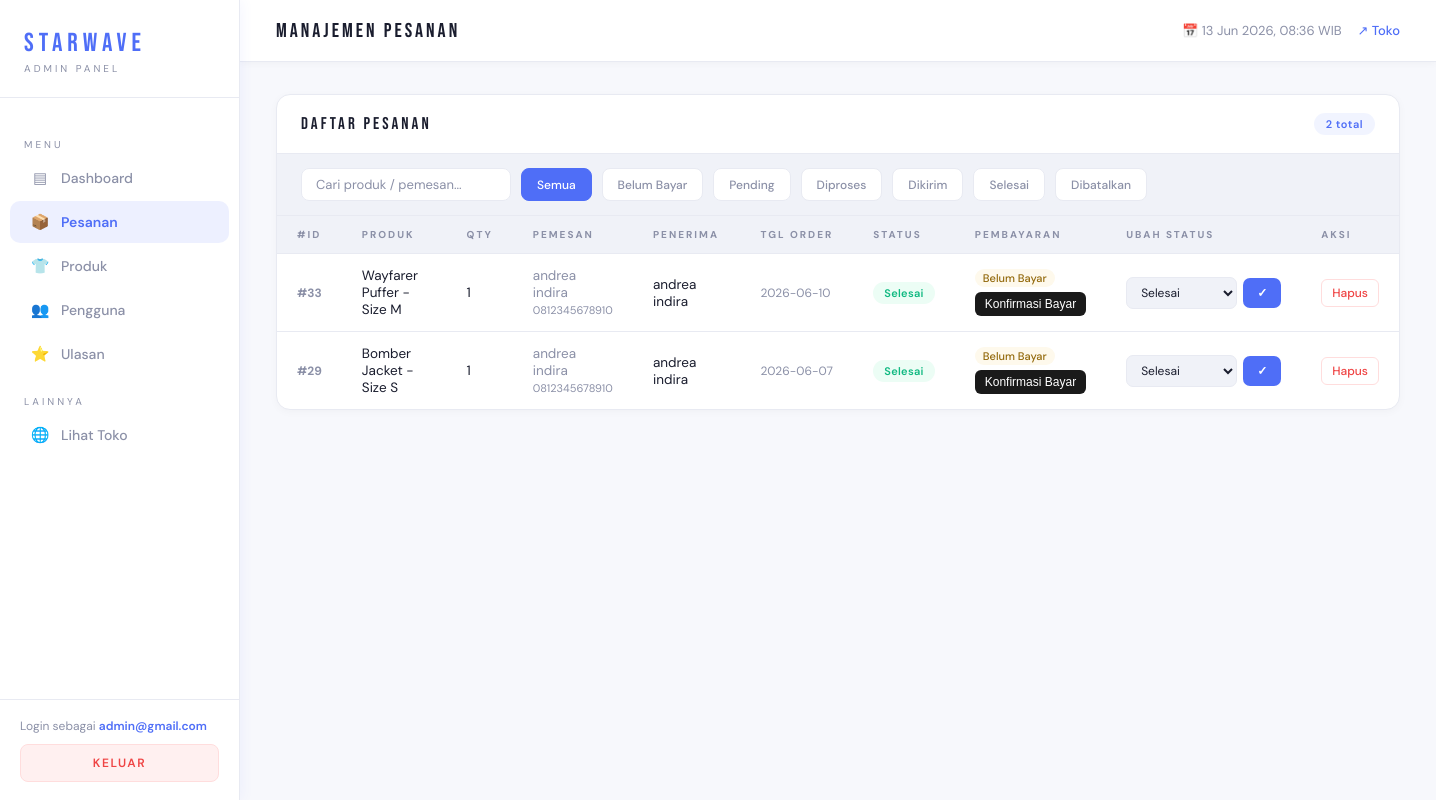
Before: /admin/pesanan.php (signed in) with the older database file.
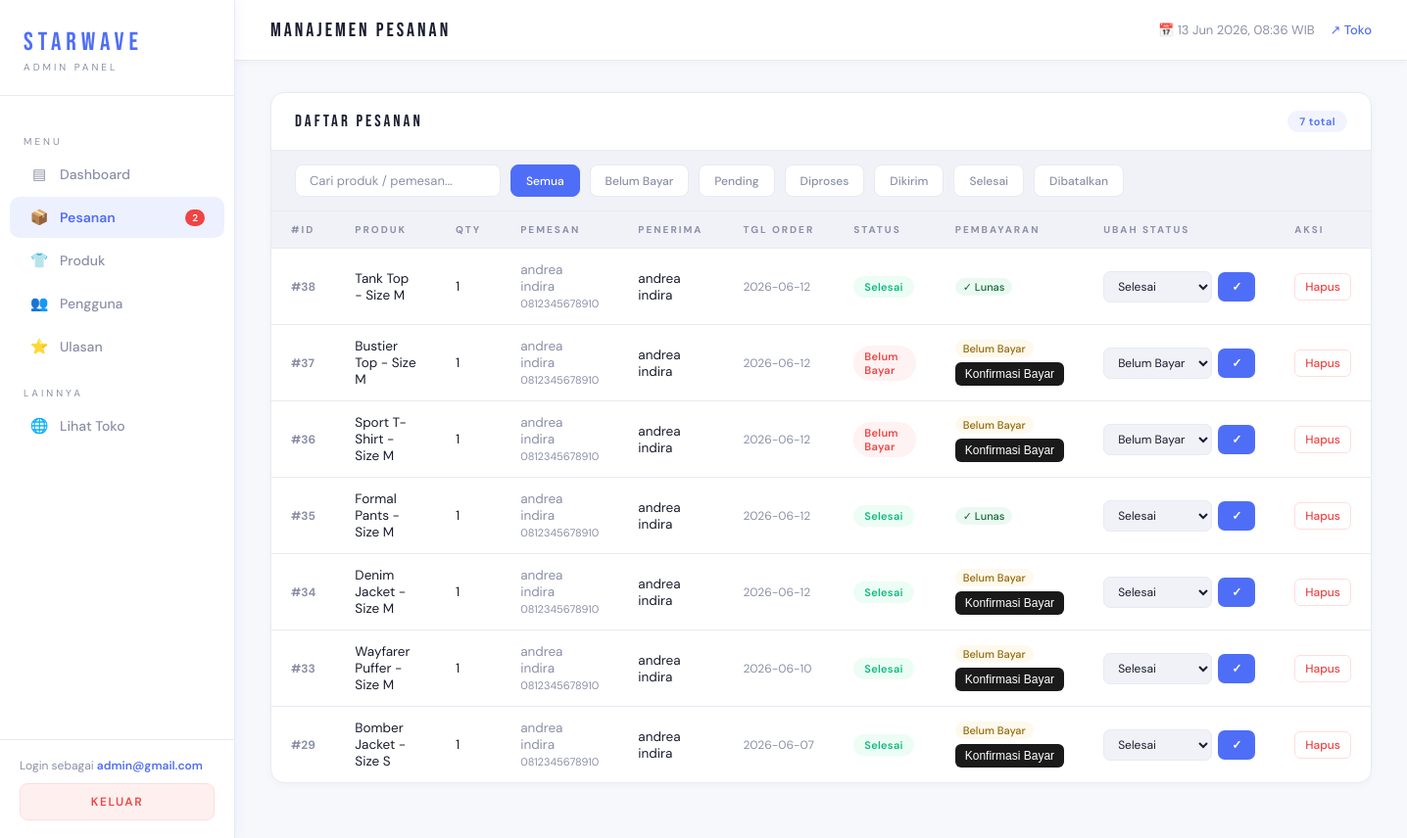
After: the same page with the newer database file.
### tables this page shows
CREATE TABLE `orders` (
  `id` int(11) NOT NULL,
  `id_user` int(11) NOT NULL,
  `nama_produk` varchar(150) NOT NULL,
  `qty` int(11) NOT NULL DEFAULT 1,
  `nama_penerima` varchar(100) NOT NULL,
  `email` varchar(100) NOT NULL,
  `tanggal_order` date NOT NULL,
  `status` varchar(50) DEFAULT NULL,
  `created_at` timestamp NOT NULL DEFAULT current_timestamp(),
  `harga` int(11) NOT NULL,
  `total_harga` int(11) NOT NULL,
  `status_bayar` varchar(20) DEFAULT 'unpaid'
);

CREATE TABLE `users` (
  `id_user` int(11) NOT NULL,
  `email` varchar(100) DEFAULT NULL,
  `password` varchar(100) DEFAULT NULL,
  `tanggal_lahir` date DEFAULT NULL,
  `nama_panggilan` varchar(100) DEFAULT NULL,
  `no_telepon` varchar(20) DEFAULT NULL,
  `alamat` text DEFAULT NULL,
  `jenis_kelamin` varchar(20) DEFAULT NULL
);

### admin/pesanan.php (the view, shortened to what the changed rows need)
<?php
require 'auth_check.php';
$pending_orders = mysqli_fetch_assoc(mysqli_query($conn, "SELECT COUNT(*) as n FROM orders WHERE status='pending_payment' OR status='pending'"))['n'] ?? 0;
$total_orders   = mysqli_fetch_assoc(mysqli_query($conn, "SELECT COUNT(*) as n FROM orders"))['n'] ?? 0;
$orders = mysqli_query($conn, "
    SELECT o.*, u.nama_panggilan AS nama, u.no_telepon
    FROM orders o
    LEFT JOIN users u ON o.id_user = u.id_user
    ORDER BY o.created_at DESC LIMIT 50
");
function statusClass($s) {
    return match($s) {
        'selesai'                    => 'done',
        'diproses'                   => 'process',
        'dikirim'                    => 'ship',
        'pending_payment', 'pending' => 'pending',
        'batal'                      => 'cancel',
        default                      => 'pending'
    };
}
function statusLabel($s) {
    return match($s) {
        'pending_payment' => 'Belum Bayar',
        'pending'         => 'Pending',
        'diproses'        => 'Diproses',
        'dikirim'         => 'Dikirim',
        'selesai'         => 'Selesai',
        'batal'           => 'Dibatalkan',
        default           => ucfirst($s)
    };
}
?>
<!DOCTYPE html>
<html lang="id">
<head>
    <link rel="stylesheet" href="admin.css">
</head>
<body>
<aside class="sidebar">
    <nav class="sidebar-nav">
        <a class="nav-item active" href="pesanan.php">
            <span class="icon">📦</span> Pesanan
            <?php if ($pending_orders > 0): ?>
                <span style="margin-left:auto;background:#ef4444;color:#fff;font-size:10px;padding:2px 7px;border-radius:10px;"><?= $pending_orders ?></span>
            <?php endif; ?>
        </a>
    </nav>
</aside>
<div class="main">
    <div class="content">
        <div class="section">
            <div class="section-header">
                <div class="section-title">DAFTAR PESANAN</div>
                <div class="section-badge"><?= $total_orders ?> total</div>
            </div>
            <div class="table-wrap">
                <table id="orders-table">
                    <thead>
                        <tr>
                            <th>#ID</th>
                            <th>Produk</th>
                            <th>Qty</th>
                            <th>Pemesan</th>
                            <th>Penerima</th>
                            <th>Tgl Order</th>
                            <th>Status</th>
                            <th>Pembayaran</th>
                            <th>Ubah Status</th>
                            <th>Aksi</th>
                        </tr>
                    </thead>
                    <tbody>
                    <?php if (mysqli_num_rows($orders) == 0): ?>
                        <tr class="empty-row"><td colspan="10">Belum ada pesanan</td></tr>
                    <?php else: while ($o = mysqli_fetch_assoc($orders)): ?>
                        <?php $is_paid = ($o['status_bayar'] ?? '') === 'paid'; ?>
                        <tr data-status="<?= $o['status'] ?>"
                            data-bayar="<?= $is_paid ? 'paid' : 'belum_bayar' ?>"
                            data-search="<?= strtolower($o['nama_produk'] . ' ' . ($o['nama'] ?? '') . ' ' . $o['nama_penerima']) ?>">
                            <td class="order-id">#<?= $o['id'] ?></td>
                            <td><?= htmlspecialchars($o['nama_produk']) ?></td>
                            <td><?= $o['qty'] ?></td>
                            <td style="color:var(--muted);">
                                <?= htmlspecialchars($o['nama'] ?? '-') ?>
                                <?php if (!empty($o['no_telepon'])): ?>
                                    <br><span style="font-size:11px;"><?= $o['no_telepon'] ?></span>
                                <?php endif; ?>
                            </td>
                            <td><?= htmlspecialchars($o['nama_penerima']) ?></td>
                            <td style="color:var(--muted);font-size:12px;white-space:nowrap;"><?= $o['tanggal_order'] ?></td>
                            <td>
                                <span class="badge <?= statusClass($o['status']) ?>">
                                    <?= statusLabel($o['status']) ?>
                                </span>
                            </td>
                            <td>
                                <?php if ($is_paid): ?>
                                    <span class="badge-bayar paid">✓ Lunas</span>
                                <?php else: ?>
                                    <div style="display:flex;flex-direction:column;gap:5px;align-items:flex-start;">
                                        <span class="badge-bayar pending">Belum Bayar</span>
                                        <button class="btn-konfirmasi"
                                            onclick="openModal(<?= $o['id'] ?>, '<?= htmlspecialchars($o['nama_produk']) ?>', 'Rp <?= number_format($o['total_harga'], 0, ',', '.') ?>')">
                                            Konfirmasi Bayar
                                        </button>
                                    </div>
                                <?php endif; ?>
                            </td>
                            <td>
                                <form method="POST" style="display:flex;gap:6px;align-items:center;">
                                    <select name="status" class="select-status">
                                        <option value="pending_payment"<?= $o['status']=='pending_payment'?' selected':'' ?>>Belum Bayar</option>
                                        <option value="selesai"<?= $o['status']=='selesai'?' selected':'' ?>>Selesai</option>
                                    </select>
                                    <button type="submit" name="update_status" class="btn-save">✓</button>
                                </form>
                            </td>
                            <td>
                                <a href="?hapus_order=<?= $o['id'] ?>" class="btn-hapus-order"
                                   onclick="return confirm('Hapus pesanan #<?= $o['id'] ?>?')">Hapus</a>
                            </td>
                        </tr>
                    <?php endwhile; endif; ?>
                    </tbody>
                </table>
            </div>
        </div>
    </div>
</div>
</body>
</html>

Changed rows visible on the page:
added orders: id "38", nama_produk "Tank Top - Size M", qty "1", id_user.nama_panggilan "andrea indira", id_user.no_telepon "0812345678910", nama_penerima "andrea indira", tanggal_order "2026-06-12", status "Selesai", status_bayar "✓ Lunas"
added orders: id "37", nama_produk "Bustier Top - Size M", qty "1", id_user.nama_panggilan "andrea indira", id_user.no_telepon "0812345678910", nama_penerima "andrea indira", tanggal_order "2026-06-12", status "Belum Bayar"
added orders: id "36", nama_produk "Sport T-Shirt - Size M", qty "1", id_user.nama_panggilan "andrea indira", id_user.no_telepon "0812345678910", nama_penerima "andrea indira", tanggal_order "2026-06-12", status "Belum Bayar"
added orders: id "35", nama_produk "Formal Pants - Size M", qty "1", id_user.nama_panggilan "andrea indira", id_user.no_telepon "0812345678910", nama_penerima "andrea indira", tanggal_order "2026-06-12", status "Selesai", status_bayar "✓ Lunas"
added orders: id "34", nama_produk "Denim Jacket - Size M", qty "1", id_user.nama_panggilan "andrea indira", id_user.no_telepon "0812345678910", nama_penerima "andrea indira", tanggal_order "2026-06-12", status "Selesai"
Other visible differences:
$pending_orders: (not shown) → "2"
$total_orders: "2" → "7"
